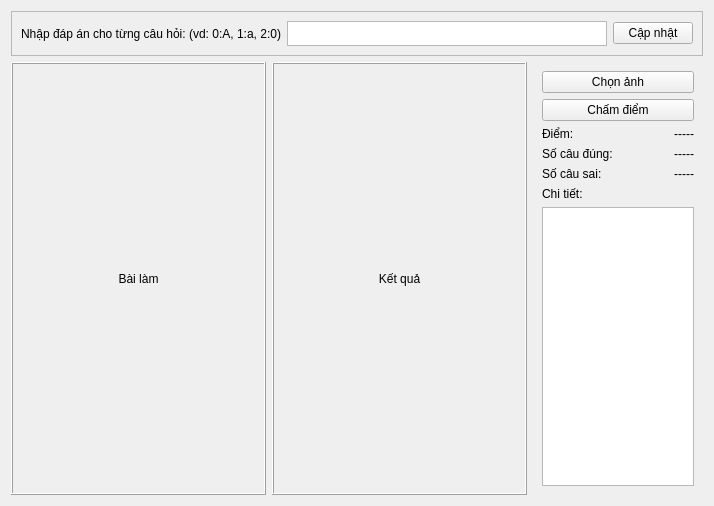
<?xml version="1.0" encoding="UTF-8"?>
<ui version="4.0">
 <class>Frame</class>
 <widget class="QFrame" name="Frame">
  <property name="geometry">
   <rect>
    <x>0</x>
    <y>0</y>
    <width>714</width>
    <height>506</height>
   </rect>
  </property>
  <property name="windowTitle">
   <string>Frame</string>
  </property>
  <layout class="QGridLayout" name="gridLayout">
   <item row="1" column="2" rowspan="2">
    <widget class="QWidget" name="widget_3" native="true">
     <property name="sizePolicy">
      <sizepolicy hsizetype="Preferred" vsizetype="Preferred">
       <horstretch>2</horstretch>
       <verstretch>0</verstretch>
      </sizepolicy>
     </property>
     <layout class="QGridLayout" name="gridLayout_3">
      <item row="4" column="1">
       <widget class="QLabel" name="lbl_did_wrong">
        <property name="text">
         <string>-----</string>
        </property>
        <property name="alignment">
         <set>Qt::AlignRight|Qt::AlignTrailing|Qt::AlignVCenter</set>
        </property>
       </widget>
      </item>
      <item row="2" column="0">
       <widget class="QLabel" name="label">
        <property name="text">
         <string>Điểm:</string>
        </property>
       </widget>
      </item>
      <item row="1" column="0" colspan="2">
       <widget class="QPushButton" name="btn_score">
        <property name="text">
         <string>Chấm điểm</string>
        </property>
       </widget>
      </item>
      <item row="0" column="0" colspan="2">
       <widget class="QPushButton" name="btn_choose">
        <property name="text">
         <string>Chọn ảnh</string>
        </property>
       </widget>
      </item>
      <item row="2" column="1">
       <widget class="QLabel" name="lbl_total_score">
        <property name="text">
         <string>-----</string>
        </property>
        <property name="alignment">
         <set>Qt::AlignRight|Qt::AlignTrailing|Qt::AlignVCenter</set>
        </property>
       </widget>
      </item>
      <item row="6" column="0" colspan="2">
       <widget class="QPlainTextEdit" name="txt_result">
        <property name="font">
         <font>
          <weight>75</weight>
          <bold>true</bold>
         </font>
        </property>
        <property name="readOnly">
         <bool>true</bool>
        </property>
       </widget>
      </item>
      <item row="3" column="1">
       <widget class="QLabel" name="lbl_did_right">
        <property name="text">
         <string>-----</string>
        </property>
        <property name="alignment">
         <set>Qt::AlignRight|Qt::AlignTrailing|Qt::AlignVCenter</set>
        </property>
       </widget>
      </item>
      <item row="4" column="0">
       <widget class="QLabel" name="label_4">
        <property name="text">
         <string>Số câu sai:</string>
        </property>
       </widget>
      </item>
      <item row="3" column="0">
       <widget class="QLabel" name="label_3">
        <property name="text">
         <string>Số câu đúng:</string>
        </property>
       </widget>
      </item>
      <item row="5" column="0" colspan="2">
       <widget class="QLabel" name="label_2">
        <property name="text">
         <string>Chi tiết:</string>
        </property>
       </widget>
      </item>
     </layout>
    </widget>
   </item>
   <item row="1" column="0" rowspan="2">
    <widget class="QLabel" name="exam_img">
     <property name="sizePolicy">
      <sizepolicy hsizetype="Preferred" vsizetype="Preferred">
       <horstretch>3</horstretch>
       <verstretch>0</verstretch>
      </sizepolicy>
     </property>
     <property name="maximumSize">
      <size>
       <width>256</width>
       <height>450</height>
      </size>
     </property>
     <property name="frameShape">
      <enum>QFrame::Box</enum>
     </property>
     <property name="frameShadow">
      <enum>QFrame::Raised</enum>
     </property>
     <property name="text">
      <string>Bài làm</string>
     </property>
     <property name="scaledContents">
      <bool>true</bool>
     </property>
     <property name="alignment">
      <set>Qt::AlignCenter</set>
     </property>
    </widget>
   </item>
   <item row="1" column="1" rowspan="2">
    <widget class="QLabel" name="exam_result">
     <property name="sizePolicy">
      <sizepolicy hsizetype="Preferred" vsizetype="Preferred">
       <horstretch>3</horstretch>
       <verstretch>0</verstretch>
      </sizepolicy>
     </property>
     <property name="maximumSize">
      <size>
       <width>256</width>
       <height>450</height>
      </size>
     </property>
     <property name="frameShape">
      <enum>QFrame::Box</enum>
     </property>
     <property name="frameShadow">
      <enum>QFrame::Raised</enum>
     </property>
     <property name="text">
      <string>Kết quả</string>
     </property>
     <property name="alignment">
      <set>Qt::AlignCenter</set>
     </property>
    </widget>
   </item>
   <item row="0" column="0" colspan="3">
    <widget class="QFrame" name="ans_sheet_widget">
     <property name="sizePolicy">
      <sizepolicy hsizetype="Preferred" vsizetype="Maximum">
       <horstretch>0</horstretch>
       <verstretch>0</verstretch>
      </sizepolicy>
     </property>
     <property name="frameShape">
      <enum>QFrame::StyledPanel</enum>
     </property>
     <property name="frameShadow">
      <enum>QFrame::Sunken</enum>
     </property>
     <layout class="QGridLayout" name="gridLayout_2">
      <item row="0" column="2">
       <widget class="QPushButton" name="btn_update">
        <property name="text">
         <string>Cập nhật</string>
        </property>
       </widget>
      </item>
      <item row="0" column="0">
       <widget class="QLabel" name="lbl_input_answer_at">
        <property name="text">
         <string>Nhập đáp án cho từng câu hỏi: (vd: 0:A, 1:a, 2:0)</string>
        </property>
       </widget>
      </item>
      <item row="0" column="1">
       <widget class="QPlainTextEdit" name="txt_input_answer">
        <property name="maximumSize">
         <size>
          <width>16777215</width>
          <height>25</height>
         </size>
        </property>
       </widget>
      </item>
     </layout>
    </widget>
   </item>
  </layout>
 </widget>
 <resources/>
 <connections/>
</ui>
